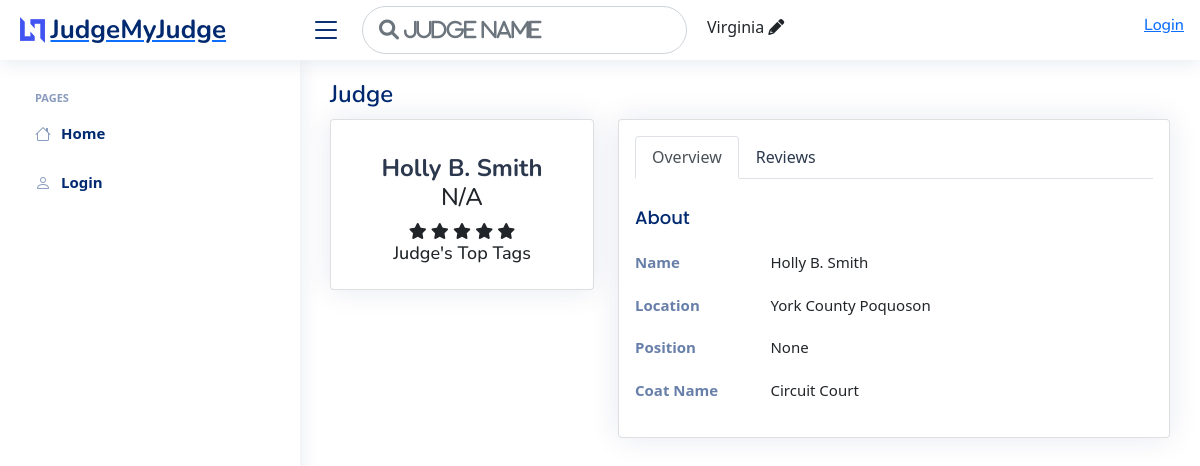
The page /getJudge2/1724 on the database as committed earlier.
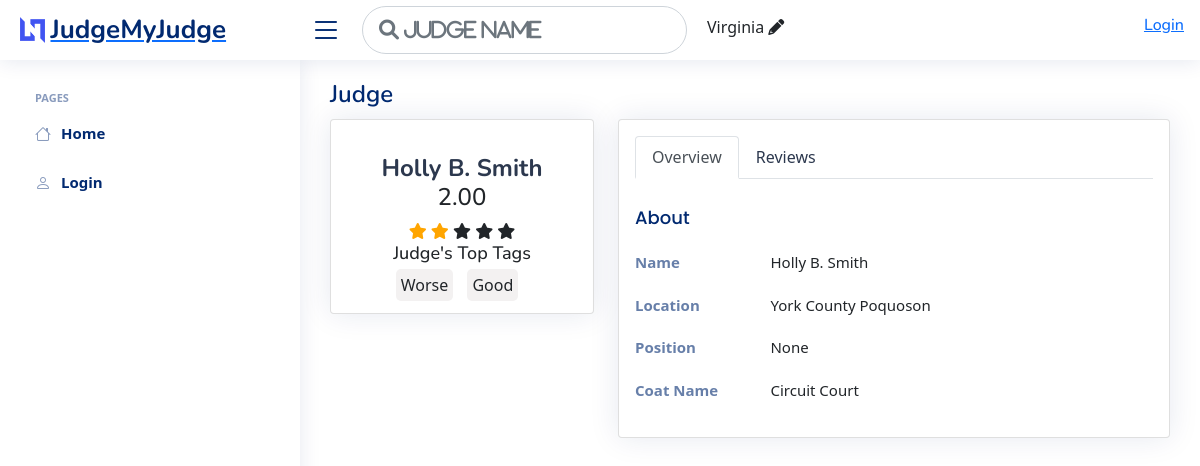
The same page on the database as committed later.
### judge/models.py (models this page shows, shortened)
class judge (models.Model):
    location = models.CharField(max_length=100, null=True, blank=True)
    state = models.CharField(max_length=100, default="Virginia")
    name = models.CharField(
        max_length=100, null=True, blank=True)
    position = models.CharField(max_length=100, null=True, blank=True)
    coat_name = models.CharField(
        max_length=100, null=True, blank=True)
    numberOfRatings = models.IntegerField(default=0)
    obtainScore = models.FloatField(default=0)
    totalRating = models.FloatField(default=0)

class judgeTags (models.Model):
    tag = models.ForeignKey(
        tags, on_delete=models.CASCADE, related_name='judgeTag')
    user = models.ManyToManyField(User, blank=True, related_name='usersInTag')
    tagTo = models.ForeignKey(
        'judge', on_delete=models.CASCADE, related_name='judge', default=None)

class tags(models.Model):
    name = models.CharField(max_length=200)

### judge/views.py (the view)
# urls.py: path('getJudge2/<str:pk>', views.getJudge2, name="getJudge2"),
def getJudge2(request, pk):
    profile = ""
    user = request.user
    canrate = True
    canbestintrest = True
    total_rating = 0
    if request.user.is_authenticated:
        profile = UserProfile.objects.get(user=user)
    judgeInfo = judge.objects.get(id=pk)
    try:
        ratting = judgeRateing.objects.filter(ratedTo=judgeInfo)
        total_num = (len(ratting))*5
        obtain_num = 0
        for r in ratting:
            obtain_num += r.rating
            if r.user == request.user:
                canrate = False
        if total_num != 0:
            total_rating = (obtain_num/total_num)*5
    except User.DoesNotExist:
        ratting = ''
    try:
        bestIntrest = bestInterest.objects.filter(ratedTo=judgeInfo)
        for r in bestIntrest:
            if r.user == request.user:
                canbestintrest = False
    except User.DoesNotExist:
        ratting = ''
    listOfTags = tags.objects.all()
    category_list = categories.objects.all()
    request.session["JudgeLocation"] = judgeInfo.state
    tagList = judgeTags.objects.filter(tagTo=judgeInfo)
    userTag = []
    if request.user.is_authenticated:
        uTag = judgeTags.objects.filter(tagTo=judgeInfo, user=request.user)
        for uT in uTag:
            userTag.append(uT.tag.name)
    context = {'judgeInfo': judgeInfo,
               'profile': profile, 'ratting': ratting, 'total_rating': total_rating, 'canrate': canrate, 'canbestintrest': canbestintrest, 'categories': category_list, 'listOfTags': listOfTags, 'tagList': tagList, 'userTag': userTag}
    return render(request, 'judge/ratejudge.html', context)

### judge/models.py (called while the page is built)
    def __str__(self):
        return self.name

### judge/templates/judge/ratejudge.html (shortened to what this page needs)
{% extends "main.html" %}
{% load static %}
{% block content %}
{% include "head.html" %}
{% include "sidebar.html" %}
<main id="main" class="main">
    <div class="pagetitle">
      <h1>Judge</h1>
    </div>
    <section class="section profile">
      <div class="row">
        <div class="col-xl-4">
          <div class="card">
            <div class="card-body profile-card pt-4 d-flex flex-column align-items-center">
              <h2>{{judgeInfo.name}}</h2>
              <div class="align-items-center">
                {% if judgeInfo.totalRating == 0 %}
                <h4>N/A</h4>
                {% else %}
                <h4>{{judgeInfo.totalRating|floatformat:2}}</h4>
                {% endif %}
              </div>
              <div class="align-items-center">
                {% if judgeInfo.totalRating >= 1 %}
                <span class="fa fa-star checked"></span>
                {% else %}
                <span class="fa fa-star"></span>
                {% endif %}
                {% if judgeInfo.totalRating >= 2 %}
                <span class="fa fa-star checked"></span>
                {% else %}
                <span class="fa fa-star"></span>
                {% endif %}
                {% if judgeInfo.totalRating >= 3 %}
                <span class="fa fa-star checked"></span>
                {% else %}
                <span class="fa fa-star"></span>
                {% endif %}
                {% if judgeInfo.totalRating >= 4 %}
                <span class="fa fa-star checked"></span>
                {% else %}
                <span class="fa fa-star"></span>
                {% endif %}
                {% if judgeInfo.totalRating >= 5 %}
                <span class="fa fa-star checked"></span>
                {% else %}
                <span class="fa fa-star"></span>
                {% endif %}
              </div>
              <h3>Judge's Top Tags</h3>
              <div class="judgeTagsList">
                {% for j in tagList %}
                  <span class="judgeTags">{{j.tag.name}}</span>
                {% endfor %}
              </div>
            </div>
          </div>
        </div>
        <div class="col-xl-8">
          <div class="card" style="overflow: visible !important;">
            <div class="card-body pt-3">
              <ul class="nav nav-tabs nav-tabs-bordered">
                <li class="nav-item">
                  <button class="nav-link active" data-bs-toggle="tab" data-bs-target="#profile-overview">Overview</button>
                </li>
                <li class="nav-item">
                  <button class="nav-link" data-bs-toggle="tab" data-bs-target="#reviews">Reviews</button>
                </li>
              </ul>
              <div class="tab-content pt-2">
                <div class="tab-pane fade show active profile-overview" id="profile-overview">
                  <h5 class="card-title">About</h5>
                  <div class="row">
                    <div class="col-lg-3 col-md-4 label ">Name</div>
                    <div class="col-lg-9 col-md-8">{{judgeInfo.name}}</div>
                  </div>
                  <div class="row">
                    <div class="col-lg-3 col-md-4 label">Location</div>
                    <div class="col-lg-9 col-md-8">{{judgeInfo.location}}</div>
                  </div>
                  <div class="row">
                    <div class="col-lg-3 col-md-4 label">Position</div>
                    <div class="col-lg-9 col-md-8">{{judgeInfo.position}}</div>
                  </div>
                  <div class="row">
                    <div class="col-lg-3 col-md-4 label">Coat Name</div>
                    <div class="col-lg-9 col-md-8">{{judgeInfo.coat_name}}</div>
                  </div>
                </div>
              </div>
            </div>
          </div>
        </div>
      </div>
    </section>
  </main>
{% endblock %}

### templates/head.html (shortened to what this page needs)
<header id="header" class="header fixed-top d-flex align-items-center">
    <div class="d-flex align-items-center justify-content-between">
      <a href="{% url 'profile' %}" class="logo d-flex align-items-center">
        <img src="assets/img/logo.png" alt="">
        <span class="d-none d-lg-block">JudgeMyJudge</span>
      </a>
      <i class="bi bi-list toggle-sidebar-btn"></i>
    </div>
    <div class="search-bar">
      <input type="text" id="headSearchJudge" class="form-control form-control-lg headSearchJudge" placeholder="&#xF002; Judge name">
    </div>
    {% if request.session.JudgeLocation %}
    <div class="headLocationOption" id="headLocationOption">
      <p id="setLocation">{{request.session.JudgeLocation}} <i class ="fa fa-pencil" id="changeHeadLocation"></i></p>
    </div>
    {% endif %}
    <nav class="header-nav ms-auto">
      <ul class="d-flex align-items-center">
        {% if request.user.is_authenticated %}
        <li class="nav-item dropdown pe-3">
          <a class="nav-link nav-profile d-flex align-items-center pe-0" href="#" data-bs-toggle="dropdown">
            <img src="{{profile.picture_id.url}}" alt="Profile" class="rounded-circle">
            <span class="d-none d-md-block dropdown-toggle ps-2">{{profile.user.first_name}}</span>
          </a>
          <ul class="dropdown-menu dropdown-menu-end dropdown-menu-arrow profile">
            <li class="dropdown-header">
              <h6>{{profile.user.first_name}}</h6>
            </li>
            <li>
              <hr class="dropdown-divider">
            </li>
            <li>
              <a class="dropdown-item d-flex align-items-center" href="{% url 'profile' %}">
                <i class="bi bi-person"></i>
                <span>My Profile</span>
              </a>
            </li>
            <li>
              <hr class="dropdown-divider">
            </li>
            <li>
              <a class="dropdown-item d-flex align-items-center" href="{% url 'logout' %}">
                <i class="bi bi-box-arrow-right"></i>
                <span>Sign Out</span>
              </a>
            </li>
          </ul>
        </li>
        <div class="container">
          {% else %}
            <li class="dropdown-header">
              <h6><a href="{% url 'loginPage' %}">Login</a></h6>
            </li>
          {% endif %}
      </ul>
    </nav>
  </header>

Rows that differ between the two databases and show on the page:
changed judge "Holly B. Smith": totalRating (not shown) → "2.00"
added judgeTags: tag.name "Worse"
added judgeTags: tag.name "Good"
Other text that changed with them:
text no longer shown: "N/A"
